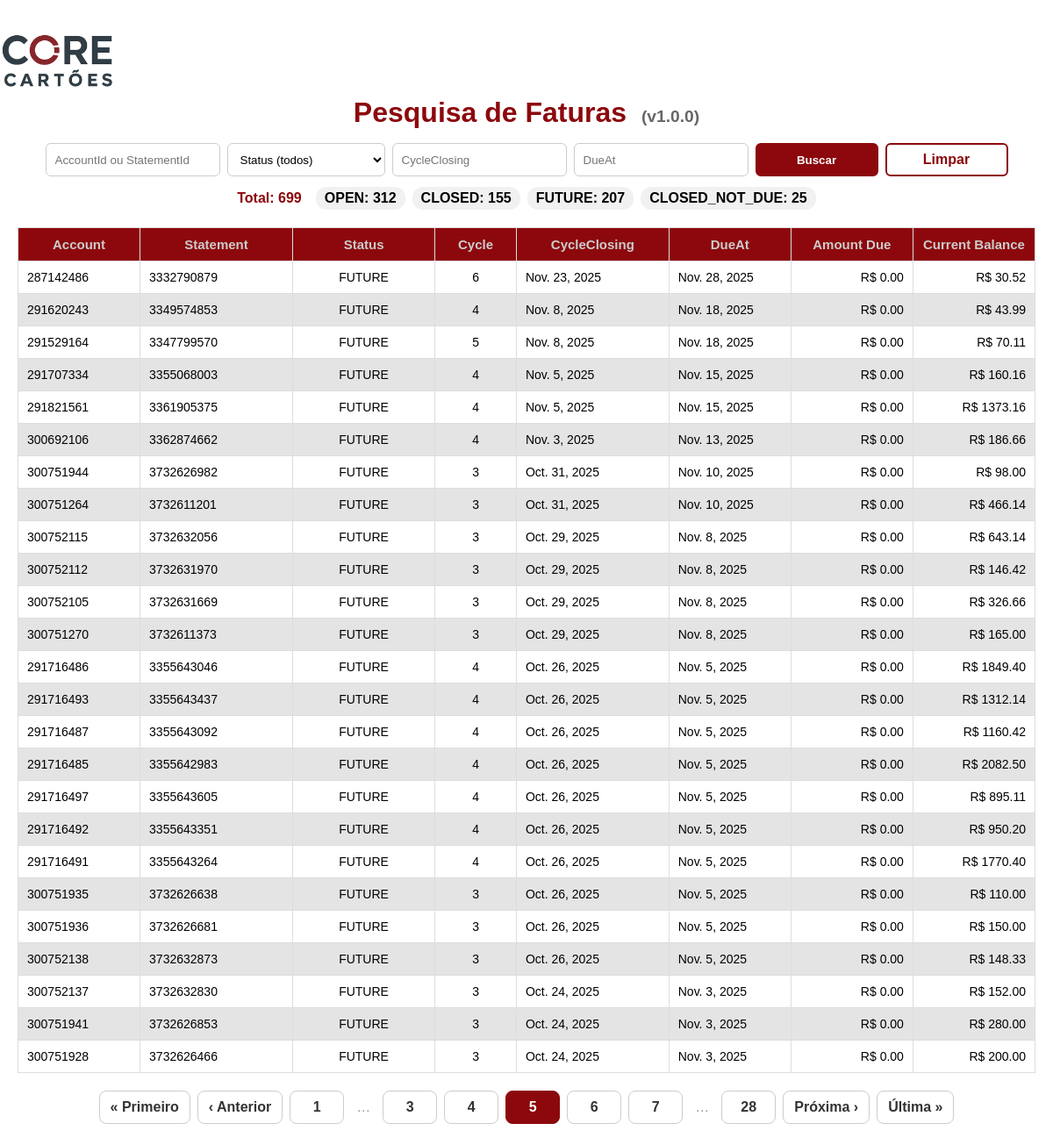
The page /faturas/?page=5&q=&status=&closing=&due= on the database as committed earlier.
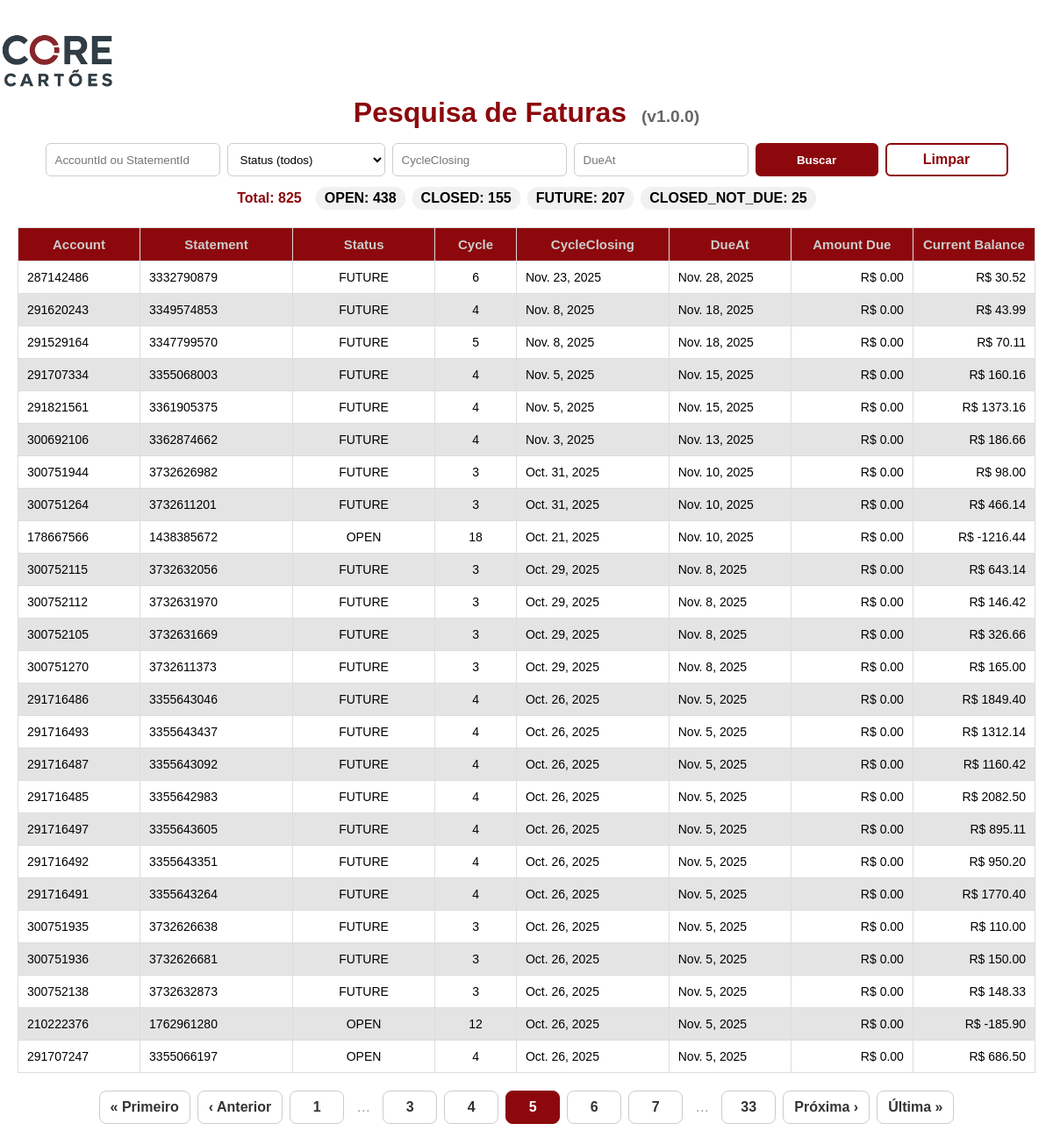
The same page on the database as committed later.
### faturas/models.py (models this page shows, shortened)
class Fatura(models.Model):
    class Status(models.TextChoices):
        OPEN = "OPEN", "OPEN"
        CLOSED = "CLOSED", "CLOSED"
        FUTURE = "FUTURE", "FUTURE"
        CLOSED_NOT_DUE = "CLOSED_NOT_DUE", "CLOSED_NOT_DUE"
    account_id = models.CharField(max_length=20, db_index=True)
    statement_id = models.CharField(max_length=20, unique=True)
    status = models.CharField(max_length=20, choices=Status.choices)
    cycle = models.IntegerField(validators=[MinValueValidator(0)])
    cycle_closing_at = models.DateField()
    due_at = models.DateField()
    previous_balance = models.DecimalField(max_digits=14, decimal_places=2, default=Decimal("0.00"))
    debits = models.DecimalField(max_digits=14, decimal_places=2, default=Decimal("0.00"))
    credits = models.DecimalField(max_digits=14, decimal_places=2, default=Decimal("0.00"))
    current_balance = models.DecimalField(max_digits=14, decimal_places=2, default=Decimal("0.00"))
    amount_due = models.DecimalField(max_digits=14, decimal_places=2, default=Decimal("0.00"))
    amount_paid_until_due = models.DecimalField(max_digits=14, decimal_places=2, default=Decimal("0.00"))
    amount_paid_after_due = models.DecimalField(max_digits=14, decimal_places=2, default=Decimal("0.00"))
    other_credits_until_due = models.DecimalField(max_digits=14, decimal_places=2, default=Decimal("0.00"))
    other_credits_after_due = models.DecimalField(max_digits=14, decimal_places=2, default=Decimal("0.00"))
    evolve_to_delinquency = models.BooleanField(default=False)
    created_at = models.DateTimeField(auto_now_add=True)
    class Meta:
        indexes = [
            models.Index(fields=["account_id", "due_at"]),
            models.Index(fields=["status"]),
        ]

### faturas/views.py (the view)
# urls.py: path('faturas/', faturas_pesquisa, name='faturas_pesquisa'),
def faturas_pesquisa(request):
    q       = (request.GET.get("q") or "").strip()
    status  = (request.GET.get("status") or "").strip()
    closing = _parse_date(request.GET.get("closing"))
    due     = _parse_date(request.GET.get("due"))
    base_qs = Fatura.objects.all()
    if q:
        base_qs = base_qs.filter(Q(account_id__icontains=q) | Q(statement_id__icontains=q))
    if closing:
        base_qs = base_qs.filter(cycle_closing_at=closing)
    if due:
        base_qs = base_qs.filter(due_at=due)
    status_order = [s for s, _ in Fatura.Status.choices]
    counts_map = {s: 0 for s in status_order}
    for row in base_qs.values("status").annotate(qtd=Count("id")):
        counts_map[row["status"]] = row["qtd"]
    counts_list = [(s, counts_map[s]) for s in status_order]
    qs = base_qs.order_by("-due_at", "-cycle_closing_at")
    if status:
        qs = qs.filter(status=status)
    total_count = qs.count()
    paginator = Paginator(qs, 25)
    page_obj = paginator.get_page(request.GET.get("page"))
    ctx = {
        "page_obj": page_obj,
        "statuses": status_order,
        "params": {
            "q": q,
            "status": status,
            "closing": request.GET.get("closing", ""),
            "due": request.GET.get("due", ""),
        },
        "counts_list": counts_list,
        "total_count": total_count,
    }
    return render(request, "faturas/pesquisa.html", ctx)

### faturas/views.py (called while the page is built)
def _parse_date(s: str):
    try:
        s = (s or "").strip()
        return datetime.strptime(s, "%Y-%m-%d").date() if s else None
    except Exception:
        return None

### faturas/templates/faturas/pesquisa.html (shortened to what this page needs)
{% load static %}
<!DOCTYPE html>
<html lang="pt-BR">
<head>
  <link rel="stylesheet" href="{% static 'faturas/styles.css' %}">
</head>
<body>
  <div class="content">
    <div class="topbar">
      <img src="{% static 'faturas/Core.png' %}" alt="CORE CARTÕES" class="logo">
    </div>
    <h1 class="page-title">
      Pesquisa de Faturas <span class="version">(v1.0.0)</span>
    </h1>
    <form method="get" class="search-form">
      <input type="text" name="q" class="field-like" placeholder="AccountId ou StatementId" value="{{ params.q }}">
      <select name="status" class="field-like">
        <option value="">Status (todos)</option>
      </select>
      <input name="closing" type="text" class="field-like" placeholder="CycleClosing"
             value="{{ params.closing }}" onfocus="this.type='date'" onblur="if(!this.value)this.type='text'">
      <input name="due" type="text" class="field-like" placeholder="DueAt"
             value="{{ params.due }}" onfocus="this.type='date'" onblur="if(!this.value)this.type='text'">
      <button type="submit" class="btn btn-primary">Buscar</button>
      <a href="{% url 'faturas_pesquisa' %}" class="btn btn-secondary">Limpar</a>
    </form>
    <div class="counts">
      <span class="total">Total: {{ total_count }}</span>
      {% for s, qtd in counts_list %}
        {% if qtd %}<span class="badge">{{ s }}: {{ qtd }}</span>{% endif %}
      {% endfor %}
    </div>
    <div class="table-container">
      <table class="styled-table">
        <colgroup>
    <col style="width:12%">
    <col style="width:15%">
    <col style="width:14%">
    <col style="width:8%">
    <col style="width:15%">
    <col style="width:12%">
    <col style="width:12%">
    <col style="width:12%">
  </colgroup>
        <thead>
          <tr>
            <th>Account</th>
            <th>Statement</th>
            <th>Status</th>
            <th>Cycle</th>
            <th>CycleClosing</th>
            <th>DueAt</th>
            <th>Amount Due</th>
            <th>Current Balance</th>
          </tr>
        </thead>
        <tbody>
        {% for f in page_obj %}
          <tr class="clickable-row"
              onclick="abrirModal(this)"
              data-account="{{ f.account_id }}"
              data-statement="{{ f.statement_id }}"
              data-status="{{ f.status }}"
              data-cycle="{{ f.cycle }}"
              data-closing="{{ f.cycle_closing_at }}"
              data-due="{{ f.due_at }}"
              data-prev="{{ f.previous_balance }}"
              data-debits="{{ f.debits }}"
              data-credits="{{ f.credits }}"
              data-amountdue="{{ f.amount_due }}"
              data-current="{{ f.current_balance }}"
              data-paiduntil="{{ f.amount_paid_until_due }}"
              data-paidafter="{{ f.amount_paid_after_due }}"
              data-ocuntil="{{ f.other_credits_until_due }}"
              data-ocafter="{{ f.other_credits_after_due }}"
              data-delinquency="{{ f.evolve_to_delinquency }}">
            <td>{{ f.account_id }}</td>
            <td>{{ f.statement_id }}</td>
            <td>{{ f.status }}</td>
            <td>{{ f.cycle }}</td>
            <td>{{ f.cycle_closing_at }}</td>
            <td>{{ f.due_at }}</td>
            <td class="num">R$ {{ f.amount_due }}</td>
            <td class="num">R$ {{ f.current_balance }}</td>
          </tr>
        {% empty %}
          <tr><td colspan="8">Nenhuma fatura encontrada.</td></tr>
        {% endfor %}
        </tbody>
      </table>
    </div>
    <nav class="pagination" aria-label="Paginação">
      {% if page_obj.has_previous %}
        <a class="page-link" href="?page=1&q={{ params.q }}&status={{ params.status }}&closing={{ params.closing }}&due={{ params.due }}">« Primeiro</a>
        <a class="page-link" href="?page={{ page_obj.previous_page_number }}&q={{ params.q }}&status={{ params.status }}&closing={{ params.closing }}&due={{ params.due }}">‹ Anterior</a>
      {% else %}
        <span class="page-link is-disabled">« Primeiro</span>
        <span class="page-link is-disabled">‹ Anterior</span>
      {% endif %}
      {% for num in page_obj.paginator.page_range %}
        {% if num == 1 or num == page_obj.paginator.num_pages %}
          {% if num == page_obj.number %}
            <span class="page-num is-current">{{ num }}</span>
          {% else %}
            <a class="page-num" href="?page={{ num }}&q={{ params.q }}&status={{ params.status }}&closing={{ params.closing }}&due={{ params.due }}">{{ num }}</a>
          {% endif %}
        {% elif num >= page_obj.number|add:'-2' and num <= page_obj.number|add:'2' %}
          {% if num == page_obj.number %}
            <span class="page-num is-current">{{ num }}</span>
          {% else %}
            <a class="page-num" href="?page={{ num }}&q={{ params.q }}&status={{ params.status }}&closing={{ params.closing }}&due={{ params.due }}">{{ num }}</a>
          {% endif %}
        {% elif num == 2 or num == page_obj.paginator.num_pages|add:'-1' %}
          <span class="ellipsis">…</span>
        {% endif %}
      {% endfor %}
      {% if page_obj.has_next %}
        <a class="page-link" href="?page={{ page_obj.next_page_number }}&q={{ params.q }}&status={{ params.status }}&closing={{ params.closing }}&due={{ params.due }}">Próxima ›</a>
        <a class="page-link" href="?page={{ page_obj.paginator.num_pages }}&q={{ params.q }}&status={{ params.status }}&closing={{ params.closing }}&due={{ params.due }}">Última »</a>
      {% else %}
        <span class="page-link is-disabled">Próxima ›</span>
        <span class="page-link is-disabled">Última »</span>
      {% endif %}
    </nav>
  </div>
</body>
</html>

### faturas/static/faturas/styles.css (style rules this page uses)
body { font-family: Arial, sans-serif; margin: 0; padding: 0; background: #fff; }
.table-container { margin: 20px; overflow-x: auto; }
table { width: 100%; border-collapse: collapse; }
table, th, td { border: 1px solid #ddd; }
th { background: #2700b3; color: #fff; padding: 10px; font-size: 15px; }
td { text-align: left; padding: 10px; font-size: 14px; }
tr:nth-child(even) { background-color: #e4e4e4; }
.logo { margin-top: 20px ; height: 50px; }

### faturas/templates/faturas/pesquisa.html (style rules this page uses)
:root { --brand: #8c080c; }
.content { max-width: 1300px; margin: 0 auto; }
.topbar { margin: 12px 0 0; display:flex; align-items:center; justify-content:space-between; }
.logo { height:72px; }
.page-title { margin: 6px 0 16px; text-align:center; color: var(--brand); }
.page-title .version { font-size:.6em; font-weight:600; color:#666; margin-left:8px; vertical-align:baseline; }
.styled-table thead tr, .styled-table thead th { background:#8c080c !important; color:#ccc !important; }
.table-container { display:flex; justify-content:center; }
.styled-table { width:100%; max-width:1300px; }
.search-form { display:flex; flex-wrap:wrap; gap:8px; margin:12px 0; align-items:center; justify-content:center; }
.field-like { padding:8px 10px; border:1px solid #ccc; border-radius:6px; height:38px; background:#fff; box-sizing:border-box; }
.search-form input[type="text"].field-like, .search-form select.field-like, .search-form input[type="date"].field-like { min-width:180px; }
.counts { display:flex; flex-wrap:wrap; gap:8px; align-items:center; margin:8px 0 12px; justify-content:center; }
.badge { padding:4px 10px; border-radius:12px; background:#f1f1f1; font-weight:600; }
.total { margin-right:8px; font-weight:700; color:var(--brand); }
.btn { display:inline-flex; align-items:center; justify-content:center; height:38px; min-width:140px; padding:0 16px; border-radius:6px; font-weight:600; box-sizing:border-box; transition:all .15s ease-in-out; }
.btn-primary, .btn-secondary { border:2px solid var(--brand); }
.btn-primary { background:var(--brand); color:#fff; }
.btn-secondary { background:#fff; color:var(--brand); text-decoration:none; }
.pagination { display:flex; justify-content:center; align-items:center; gap:8px; margin:18px 0 24px; flex-wrap:wrap; }
.page-link, .page-num { display:inline-flex; align-items:center; justify-content:center; height:36px; min-width:36px; padding:0 12px; border:1px solid #ccc; border-radius:8px; background:#fff; color:#333; text-decoration:none; font-weight:600; transition:all .15s ease-in-out; }
.page-num.is-current { background:var(--brand); color:#fff; border-color:var(--brand); cursor:default; }
.ellipsis { padding:0 6px; color:#999; }
.styled-table { table-layout: fixed; }
.styled-table th, .styled-table td { white-space: nowrap; overflow: hidden; text-overflow: ellipsis; }
.styled-table td.num { text-align:right; font--variant-numeric: tabular-nums; }
body { overflow-y: scroll; }
.styled-table th:nth-child(3), .styled-table td:nth-child(3) { text-align: center; }
.styled-table th:nth-child(4), .styled-table td:nth-child(4) { text-align: center; }

Rows that differ between the two databases and show on the page:
no longer on this page (row unchanged): Fatura: account_id "300752137", statement_id "3732632830", status "FUTURE", cycle "3", cycle_closing_at "Oct. 24, 2025", due_at "Nov. 3, 2025", amount_due "0.00", current_balance "152.00"
no longer on this page (row unchanged): Fatura: account_id "300751941", statement_id "3732626853", status "FUTURE", cycle "3", cycle_closing_at "Oct. 24, 2025", due_at "Nov. 3, 2025", amount_due "0.00", current_balance "280.00"
no longer on this page (row unchanged): Fatura: account_id "300751928", statement_id "3732626466", status "FUTURE", cycle "3", cycle_closing_at "Oct. 24, 2025", due_at "Nov. 3, 2025", amount_due "0.00", current_balance "200.00"
added Fatura: account_id "178667566", statement_id "1438385672", status "OPEN", cycle "18", cycle_closing_at "Oct. 21, 2025", due_at "Nov. 10, 2025", amount_due "0.00", current_balance "-1216.44"
added Fatura: account_id "210222376", statement_id "1762961280", status "OPEN", cycle "12", cycle_closing_at "Oct. 26, 2025", due_at "Nov. 5, 2025", amount_due "0.00", current_balance "-185.90"
added Fatura: account_id "291707247", statement_id "3355066197", status "OPEN", cycle "4", cycle_closing_at "Oct. 26, 2025", due_at "Nov. 5, 2025", amount_due "0.00", current_balance "686.50"
Other text that changed with them:
{{ total_count }}: "699" → "825"
new list line: "OPEN : 438"
new list line: "33"
list line gone: "OPEN : 312"
list line gone: "28"
